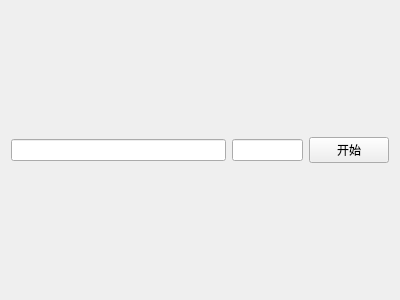
<?xml version="1.0" encoding="UTF-8"?>
<ui version="4.0">
 <class>Form</class>
 <widget class="QWidget" name="Form">
  <property name="geometry">
   <rect>
    <x>0</x>
    <y>0</y>
    <width>400</width>
    <height>300</height>
   </rect>
  </property>
  <property name="windowTitle">
   <string>Form</string>
  </property>
  <layout class="QHBoxLayout" name="horizontalLayout_2">
   <item>
    <layout class="QHBoxLayout" name="horizontalLayout" stretch="6,2,2">
     <item>
      <widget class="QLineEdit" name="ip"/>
     </item>
     <item>
      <widget class="QLineEdit" name="port"/>
     </item>
     <item>
      <widget class="QPushButton" name="startService">
       <property name="text">
        <string>开始</string>
       </property>
      </widget>
     </item>
    </layout>
   </item>
  </layout>
 </widget>
 <resources/>
 <connections/>
</ui>
